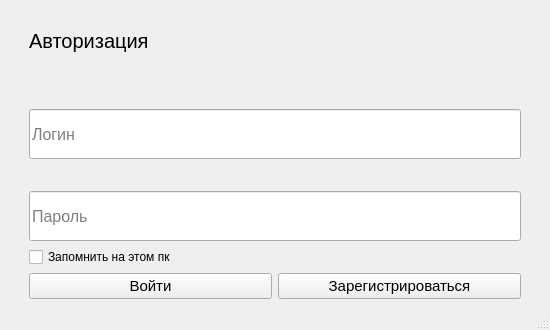
<?xml version="1.0" encoding="UTF-8"?>
<ui version="4.0">
 <class>MainWindow</class>
 <widget class="QMainWindow" name="MainWindow">
  <property name="geometry">
   <rect>
    <x>0</x>
    <y>0</y>
    <width>550</width>
    <height>330</height>
   </rect>
  </property>
  <property name="windowTitle">
   <string>Авторизация</string>
  </property>
  <widget class="QWidget" name="centralwidget">
   <layout class="QGridLayout" name="gridLayout">
    <item row="1" column="0">
     <layout class="QGridLayout" name="gridLayout_2">
      <item row="5" column="1">
       <layout class="QHBoxLayout" name="horizontalLayout">
        <item>
         <widget class="QPushButton" name="login_btn">
          <property name="font">
           <font>
            <pointsize>11</pointsize>
           </font>
          </property>
          <property name="text">
           <string>Войти</string>
          </property>
         </widget>
        </item>
        <item>
         <widget class="QPushButton" name="register_btn">
          <property name="font">
           <font>
            <pointsize>11</pointsize>
           </font>
          </property>
          <property name="text">
           <string>Зарегистрироваться</string>
          </property>
         </widget>
        </item>
       </layout>
      </item>
      <item row="3" column="1">
       <widget class="QLineEdit" name="password_lineEdit">
        <property name="minimumSize">
         <size>
          <width>0</width>
          <height>50</height>
         </size>
        </property>
        <property name="font">
         <font>
          <pointsize>12</pointsize>
         </font>
        </property>
        <property name="placeholderText">
         <string>Пароль</string>
        </property>
       </widget>
      </item>
      <item row="0" column="1">
       <widget class="QLabel" name="label">
        <property name="sizePolicy">
         <sizepolicy hsizetype="Minimum" vsizetype="Maximum">
          <horstretch>0</horstretch>
          <verstretch>0</verstretch>
         </sizepolicy>
        </property>
        <property name="minimumSize">
         <size>
          <width>200</width>
          <height>20</height>
         </size>
        </property>
        <property name="font">
         <font>
          <pointsize>15</pointsize>
         </font>
        </property>
        <property name="text">
         <string>Авторизация</string>
        </property>
       </widget>
      </item>
      <item row="2" column="1">
       <widget class="QLineEdit" name="login_lineEdit">
        <property name="minimumSize">
         <size>
          <width>0</width>
          <height>50</height>
         </size>
        </property>
        <property name="font">
         <font>
          <pointsize>12</pointsize>
         </font>
        </property>
        <property name="inputMask">
         <string/>
        </property>
        <property name="text">
         <string/>
        </property>
        <property name="placeholderText">
         <string>Логин</string>
        </property>
       </widget>
      </item>
      <item row="2" column="0">
       <spacer name="verticalSpacer">
        <property name="orientation">
         <enum>Qt::Vertical</enum>
        </property>
        <property name="sizeHint" stdset="0">
         <size>
          <width>20</width>
          <height>40</height>
         </size>
        </property>
       </spacer>
      </item>
      <item row="2" column="2">
       <spacer name="verticalSpacer_2">
        <property name="orientation">
         <enum>Qt::Vertical</enum>
        </property>
        <property name="sizeHint" stdset="0">
         <size>
          <width>20</width>
          <height>40</height>
         </size>
        </property>
       </spacer>
      </item>
      <item row="4" column="1">
       <widget class="QCheckBox" name="save_login">
        <property name="text">
         <string>Запомнить на этом пк</string>
        </property>
       </widget>
      </item>
      <item row="1" column="1">
       <widget class="QLabel" name="error_label">
        <property name="font">
         <font>
          <pointsize>12</pointsize>
         </font>
        </property>
        <property name="text">
         <string/>
        </property>
       </widget>
      </item>
     </layout>
    </item>
    <item row="0" column="0">
     <spacer name="horizontalSpacer">
      <property name="orientation">
       <enum>Qt::Horizontal</enum>
      </property>
      <property name="sizeHint" stdset="0">
       <size>
        <width>40</width>
        <height>20</height>
       </size>
      </property>
     </spacer>
    </item>
   </layout>
  </widget>
  <widget class="QMenuBar" name="menubar">
   <property name="geometry">
    <rect>
     <x>0</x>
     <y>0</y>
     <width>550</width>
     <height>26</height>
    </rect>
   </property>
  </widget>
  <widget class="QStatusBar" name="statusbar"/>
 </widget>
 <resources/>
 <connections/>
</ui>
